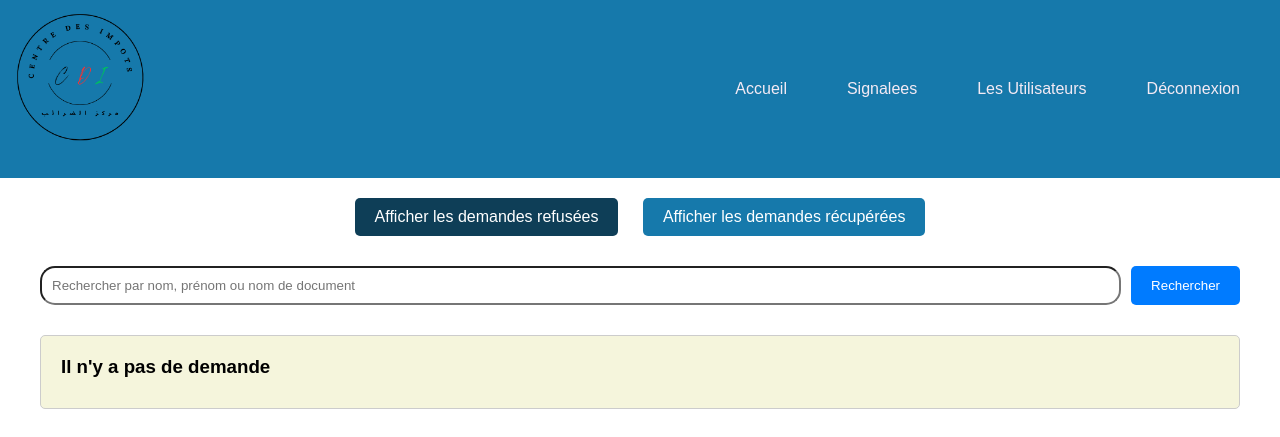
Before: /views/centre/les_demandes_recette_ref_centre.php (signed in) with the older database file.
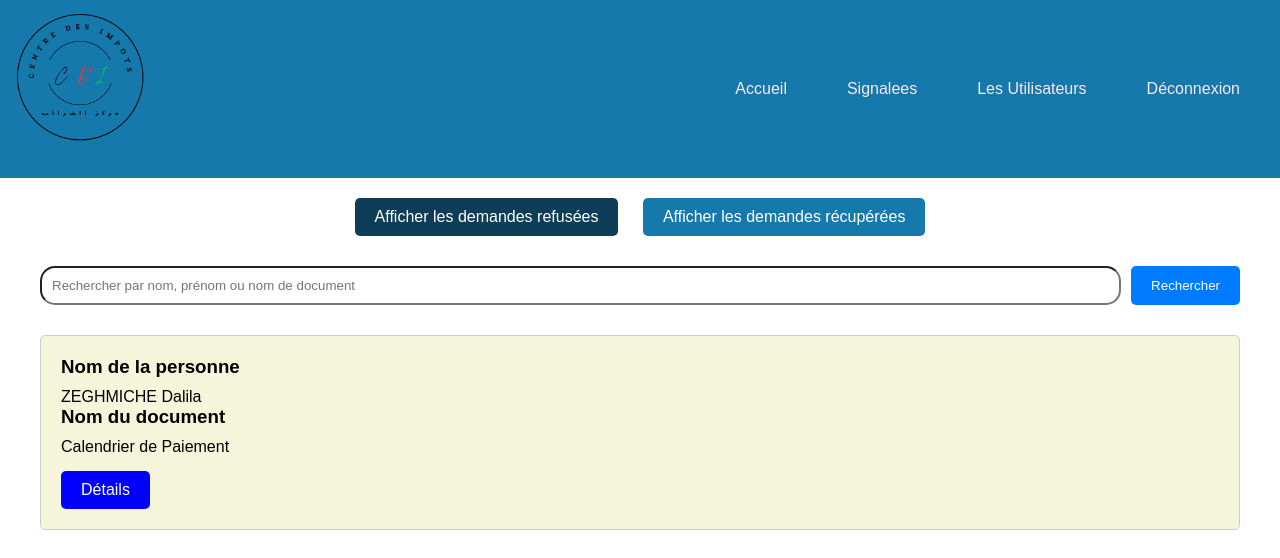
After: the same page with the newer database file.
### tables this page shows
CREATE TABLE `demande` (
  `id_demande` int(11) NOT NULL,
  `id_personne` int(11) DEFAULT NULL,
  `nom_document` varchar(255) DEFAULT NULL,
  `demande_text` text DEFAULT NULL,
  `date_heure` datetime NOT NULL DEFAULT current_timestamp(),
  `nom_service` varchar(255) DEFAULT NULL
);

CREATE TABLE `personne` (
  `id` int(11) NOT NULL,
  `nom` varchar(255) NOT NULL,
  `prenom` varchar(255) NOT NULL,
  `sexe` enum('homme','femme','autre') NOT NULL,
  `dateNaissance` date NOT NULL,
  `email` varchar(255) NOT NULL,
  `motDePasse` varchar(255) NOT NULL,
  `username` varchar(255) DEFAULT NULL
);

### views/centre/les_demandes_recette_ref_centre.php (the view, shortened to what this page needs)
<?php
require_once "../../control/db_connection.php";
$search = isset($_GET['search']) ? $_GET['search'] : '';
$type = isset($_GET['type']) ? $_GET['type'] : 'refuser';
if ($type == 'recuperer') {
    $sql = "SELECT demande.*, personne.nom AS nom_personne, personne.prenom AS prenom_personne
            FROM demande
            INNER JOIN personne ON demande.id_personne = personne.id
            INNER JOIN reponses ON demande.id_demande = reponses.id_demande
            WHERE demande.nom_service = 'Service Recette'
            AND reponses.reponse = 'Accepter'
            AND reponses.traiter = 'oui'
            AND reponses.recuperez = 'oui'";
} else {
    $sql = "SELECT demande.*, personne.nom AS nom_personne, personne.prenom AS prenom_personne
            FROM demande
            INNER JOIN personne ON demande.id_personne = personne.id
            INNER JOIN reponses ON demande.id_demande = reponses.id_demande
            WHERE demande.nom_service = 'Service Recette'
            AND reponses.reponse = 'Refuser'";
}
$stmt = $pdo->prepare($sql);
$stmt->execute();
$demandes = $stmt->fetchAll();
?>
<!DOCTYPE html>
<html lang="fr">
<head>
    <link rel="stylesheet" href="../../public/css/style1.css">
</head>
<body>
<header>
    <div class="container">
        <div class="logo">
            <img src="../../public/images/logo1.png" alt="CDI">
        </div>
        <nav class="bar">
            <ul>
            <li><a   href="centre.php">Accueil</a></li>
                <li><a href="les_demandes_sig.php">Signalees</a></li>
                <li><a href="utilisateur.php">Les Utilisateurs</a></li>
                <li><a href="../../control/deconnexion.php" onclick="confirmLogout(event)">Déconnexion</a></li>
            </ul>
        </nav>
    </div>
</header>
<div class="toogle">
    <button class="toggle-btn <?php echo $type == 'refuser' ? 'active' : ''; ?>" onclick="showDemandes('refuser')">Afficher les demandes refusées</button>
    <button class="toggle-btn <?php echo $type == 'recuperer' ? 'active' : ''; ?>" onclick="showDemandes('recuperer')">Afficher les demandes récupérées</button>
</div>
<div class="search-bar">
    <div class="container">
        <form method="GET" action="les_demandes_recette_ref_centre.php">
            <input type="text" name="search" placeholder="Rechercher par nom, prénom ou nom de document" value="<?php echo htmlspecialchars($search); ?>">
            <button type="submit">Rechercher</button>
        </form>
    </div>
</div>
<div class="demandes">
    <div class="container">
        <?php
        if (empty($demandes)) {
            echo "
            <div class='demande-card'>
                <h3>Il n'y a pas de demande</h3>
            </div>
            ";
        } else {
            foreach ($demandes as $demande) {
                echo "
                <div class='demande-card'>
                    <h3>Nom de la personne</h3>
                    <p>" . $demande['nom_personne'] . " " . $demande['prenom_personne'] . "</p>
                    <h3>Nom du document</h3>
                    <p>" . $demande['nom_document'] . "</p>
                    <a class='detail-btn' href='../detail.php?id_demande=" . $demande['id_demande'] . "&nom_personne=" . $demande['nom_personne'] . "&prenom_personne=" . $demande['prenom_personne'] . "&nom_document=" . $demande['nom_document'] . "&nom_service=" . $demande['nom_service'] . "&demande_text=" . $demande['demande_text'] . "&date_heure=" . $demande['date_heure'] . "'>Détails</a>
                </div>
                ";
            }
        }
        ?>
    </div>
</div>
</body>
</html>

Changed rows visible on the page:
added demande: id_personne.nom "ZEGHMICHE", id_personne.prenom "Dalila", nom_document "Calendrier de Paiement"
Other visible differences:
text no longer shown: "Il n'y a pas de demande"
